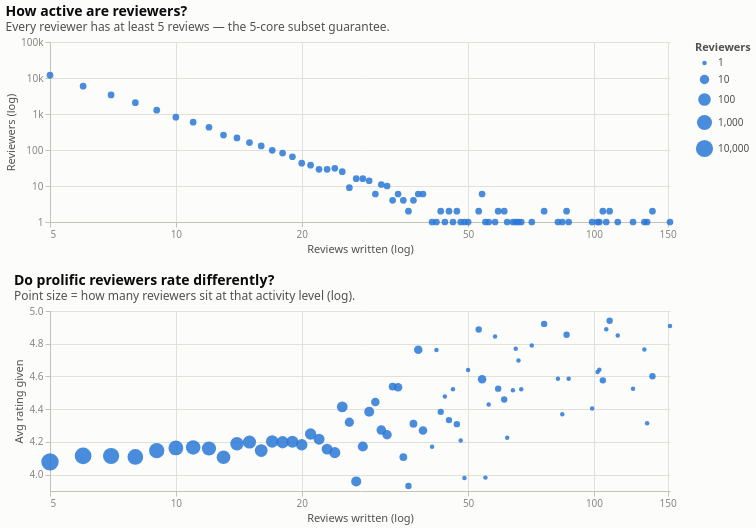

The notebook cell saved with this chart:
### Markdown cell above
## 7. reviewer_summary — two stacked charts

Two measures on very different scales (reviewer counts up to ~12k, average
ratings between 3.9 and 5.0). Never a dual-axis chart — instead two charts
sharing the x-axis via `vconcat` + `resolve_scale`. The activity chart needs a
log y because the distribution is so heavy-tailed.

### Code cell
x_reviews = alt.X(
    "review_count:Q",
    # nice=False stops the log scale rounding its floor down to 1;
    # the data starts at the 5-core minimum of 5
    scale=alt.Scale(type="log", nice=False),
    title="Reviews written (log)",
    # explicit tick values: a log axis otherwise grids every minor step, and
    # powers of 10 alone would leave just 1/10/100 across this 1-149 range
    axis=alt.Axis(values=[5, 10, 20, 50, 100, 150]),
)

activity = alt.Chart(results["reviewer_summary"]).mark_circle(
    size=45, color=ACCENT, opacity=0.85
).encode(
    x=x_reviews,
    y=alt.Y(
        "reviewer_count:Q",
        scale=alt.Scale(type="log"),
        title="Reviewers (log)",
        # a log axis grids every minor tick by default (ruled-paper effect);
        # tickCount thins it, "~s" abbreviates 10000 -> 10k
        axis=alt.Axis(tickCount=4, format="~s"),
    ),
    tooltip=[
        alt.Tooltip("review_count:Q", title="Reviews written"),
        alt.Tooltip("reviewer_count:Q", title="Reviewers", format=","),
    ],
).properties(
    width=620,
    height=180,
    title=alt.Title(
        "How active are reviewers?",
        subtitle="Every reviewer has at least 5 reviews — the 5-core subset guarantee.",
    ),
)

leniency = alt.Chart(results["reviewer_summary"]).mark_circle(
    color=ACCENT, opacity=0.85
).encode(
    x=x_reviews,
    y=alt.Y(
        "avg_reviewer_rating:Q",
        scale=alt.Scale(zero=False),
        title="Avg rating given",
    ),
    # size shows how many reviewers each point summarizes, so the eye can
    # discount the noisy singleton points on the right
    size=alt.Size(
        "reviewer_count:Q",
        scale=alt.Scale(type="log", range=[20, 300]),
        title="Reviewers",
    ),
    tooltip=[
        alt.Tooltip("review_count:Q", title="Reviews written"),
        alt.Tooltip("avg_reviewer_rating:Q", title="Avg rating", format=".2f"),
        alt.Tooltip("reviewer_count:Q", title="Reviewers", format=","),
    ],
).properties(
    width=620,
    height=180,
    title=alt.Title(
        "Do prolific reviewers rate differently?",
        subtitle="Point size = how many reviewers sit at that activity level (log).",
    ),
)

alt.vconcat(activity, leniency).resolve_scale(x="shared")

### Figure 1 — Vega-Lite specification as saved in the notebook (floating-point values rounded to 4 significant figures)
{"config": {"background": "#fcfcfb", "font": "system-ui, -apple-system, \"Segoe UI\", sans-serif", "view": {"stroke": null}, "axis": {"labelColor": "#898781", "titleColor": "#52514e", "gridColor": "#e1e0d9", "domainColor": "#c3c2b7", "tickColor": "#c3c2b7", "titleFontWeight": "normal"}, "legend": {"labelColor": "#52514e", "titleColor": "#52514e"}, "title": {"color": "#0b0b0b", "fontSize": 14, "fontWeight": "bold", "anchor": "start", "subtitleColor": "#52514e", "subtitleFontSize": 12}}, "vconcat": [{"mark": {"type": "circle", "color": "#2a78d6", "opacity": 0.85, "size": 45}, "encoding": {"tooltip": [{"field": "review_count", "title": "Reviews written", "type": "quantitative"}, {"field": "reviewer_count", "format": ",", "title": "Reviewers", "type": "quantitative"}], "x": {"axis": {"values": [5, 10, 20, 50, 100, 150]}, "field": "review_count", "scale": {"nice": false, "type": "log"}, "title": "Reviews written (log)", "type": "quantitative"}, "y": {"axis": {"format": "~s", "tickCount": 4}, "field": "reviewer_count", "scale": {"type": "log"}, "title": "Reviewers (log)", "type": "quantitative"}}, "height": 180, "title": {"text": "How active are reviewers?", "subtitle": "Every reviewer has at least 5 reviews — the 5-core subset guarantee."}, "width": 620}, {"mark": {"type": "circle", "color": "#2a78d6", "opacity": 0.85}, "encoding": {"size": {"field": "reviewer_count", "scale": {"range": [20, 300], "type": "log"}, "title": "Reviewers", "type": "quantitative"}, "tooltip": [{"field": "review_count", "title": "Reviews written", "type": "quantitative"}, {"field": "avg_reviewer_rating", "format": ".2f", "title": "Avg rating", "type": "quantitative"}, {"field": "reviewer_count", "format": ",", "title": "Reviewers", "type": "quantitative"}], "x": {"axis": {"values": [5, 10, 20, 50, 100, 150]}, "field": "review_count", "scale": {"nice": false, "type": "log"}, "title": "Reviews written (log)", "type": "quantitative"}, "y": {"field": "avg_reviewer_rating", "scale": {"zero": false}, "title": "Avg rating given", "type": "quantitative"}}, "height": 180, "title": {"text": "Do prolific reviewers rate differently?", "subtitle": "Point size = how many reviewers sit at that activity level (log)."}, "width": 620}], "data": {"name": "data-125b6ac36ae9498cfebec4a46a0b6a57"}, "resolve": {"scale": {"x": "shared"}}, "$schema": "https://vega.github.io/schema/vega-lite/v6.4.1.json", "datasets": {"data-125b6ac36ae9498cfebec4a46a0b6a57": [{"review_count": 152, "avg_reviewer_rating": 4.908, "reviewer_count": 1}, {"review_count": 138, "avg_reviewer_rating": 4.601, "reviewer_count": 2}, {"review_count": 134, "avg_reviewer_rating": 4.313, "reviewer_count": 1}, {"review_count": 132, "avg_reviewer_rating": 4.765, "reviewer_count": 1}, {"review_count": 124, "avg_reviewer_rating": 4.524, "reviewer_count": 1}, {"review_count": 114, "avg_reviewer_rating": 4.851, "reviewer_count": 1}, {"review_count": 109, "avg_reviewer_rating": 4.94, "reviewer_count": 2}, {"review_count": 107, "avg_reviewer_rating": 4.888, "reviewer_count": 1}, {"review_count": 105, "avg_reviewer_rating": 4.576, "reviewer_count": 2}, {"review_count": 103, "avg_reviewer_rating": 4.641, "reviewer_count": 1}, {"review_count": 102, "avg_reviewer_rating": 4.627, "reviewer_count": 1}, {"review_count": 99, "avg_reviewer_rating": 4.404, "reviewer_count": 1}, {"review_count": 87, "avg_reviewer_rating": 4.586, "reviewer_count": 1}, {"review_count": 86, "avg_reviewer_rating": 4.855, "reviewer_count": 2}, {"review_count": 84, "avg_reviewer_rating": 4.369, "reviewer_count": 1}, {"review_count": 82, "avg_reviewer_rating": 4.585, "reviewer_count": 1}, {"review_count": 76, "avg_reviewer_rating": 4.921, "reviewer_count": 2}, {"review_count": 71, "avg_reviewer_rating": 4.789, "reviewer_count": 1}, {"review_count": 67, "avg_reviewer_rating": 4.522, "reviewer_count": 1}, {"review_count": 66, "avg_reviewer_rating": 4.697, "reviewer_count": 1}, {"review_count": 65, "avg_reviewer_rating": 4.769, "reviewer_count": 1}, {"review_count": 64, "avg_reviewer_rating": 4.516, "reviewer_count": 1}, {"review_count": 62, "avg_reviewer_rating": 4.226, "reviewer_count": 1}, {"review_count": 61, "avg_reviewer_rating": 4.459, "reviewer_count": 2}, {"review_count": 59, "avg_reviewer_rating": 4.525, "reviewer_count": 2}, {"review_count": 58, "avg_reviewer_rating": 4.845, "reviewer_count": 1}, {"review_count": 56, "avg_reviewer_rating": 4.429, "reviewer_count": 1}, {"review_count": 55, "avg_reviewer_rating": 3.982, "reviewer_count": 1}, {"review_count": 54, "avg_reviewer_rating": 4.583, "reviewer_count": 6}, {"review_count": 53, "avg_reviewer_rating": 4.887, "reviewer_count": 2}, {"review_count": 50, "avg_reviewer_rating": 4.64, "reviewer_count": 1}, {"review_count": 49, "avg_reviewer_rating": 3.98, "reviewer_count": 1}, {"review_count": 48, "avg_reviewer_rating": 4.208, "reviewer_count": 1}, {"review_count": 47, "avg_reviewer_rating": 4.309, "reviewer_count": 2}, {"review_count": 46, "avg_reviewer_rating": 4.522, "reviewer_count": 1}, {"review_count": 45, "avg_reviewer_rating": 4.333, "reviewer_count": 2}, {"review_count": 44, "avg_reviewer_rating": 4.477, "reviewer_count": 1}, {"review_count": 43, "avg_reviewer_rating": 4.384, "reviewer_count": 2}, {"review_count": 42, "avg_reviewer_rating": 4.762, "reviewer_count": 1}, {"review_count": 41, "avg_reviewer_rating": 4.171, "reviewer_count": 1}, {"review_count": 39, "avg_reviewer_rating": 4.269, "reviewer_count": 6}, {"review_count": 38, "avg_reviewer_rating": 4.763, "reviewer_count": 6}, {"review_count": 37, "avg_reviewer_rating": 4.311, "reviewer_count": 4}, {"review_count": 36, "avg_reviewer_rating": 3.931, "reviewer_count": 2}, {"review_count": 35, "avg_reviewer_rating": 4.107, "reviewer_count": 4}, {"review_count": 34, "avg_reviewer_rating": 4.534, "reviewer_count": 6}, {"review_count": 33, "avg_reviewer_rating": 4.538, "reviewer_count": 4}, {"review_count": 32, "avg_reviewer_rating": 4.244, "reviewer_count": 10}, {"review_count": 31, "avg_reviewer_rating": 4.273, "reviewer_count": 11}, {"review_count": 30, "avg_reviewer_rating": 4.444, "reviewer_count": 6}, {"review_count": 29, "avg_reviewer_rating": 4.384, "reviewer_count": 14}, {"review_count": 28, "avg_reviewer_rating": 4.172, "reviewer_count": 16}, {"review_count": 27, "avg_reviewer_rating": 3.958, "reviewer_count": 16}, {"review_count": 26, "avg_reviewer_rating": 4.321, "reviewer_count": 9}, {"review_count": 25, "avg_reviewer_rating": 4.414, "reviewer_count": 25}, {"review_count": 24, "avg_reviewer_rating": 4.134, "reviewer_count": 31}, {"review_count": 23, "avg_reviewer_rating": 4.156, "reviewer_count": 29}, {"review_count": 22, "avg_reviewer_rating": 4.216, "reviewer_count": 29}, {"review_count": 21, "avg_reviewer_rating": 4.248, "reviewer_count": 38}, {"review_count": 20, "avg_reviewer_rating": 4.183, "reviewer_count": 43}, {"review_count": 19, "avg_reviewer_rating": 4.201, "reviewer_count": 65}, {"review_count": 18, "avg_reviewer_rating": 4.198, "reviewer_count": 82}, {"review_count": 17, "avg_reviewer_rating": 4.203, "reviewer_count": 98}, {"review_count": 16, "avg_reviewer_rating": 4.147, "reviewer_count": 130}, {"review_count": 15, "avg_reviewer_rating": 4.199, "reviewer_count": 161}, {"review_count": 14, "avg_reviewer_rating": 4.189, "reviewer_count": 216}, {"review_count": 13, "avg_reviewer_rating": 4.107, "reviewer_count": 260}, {"review_count": 12, "avg_reviewer_rating": 4.16, "reviewer_count": 429}, {"review_count": 11, "avg_reviewer_rating": 4.166, "reviewer_count": 592}, {"review_count": 10, "avg_reviewer_rating": 4.163, "reviewer_count": 818}, {"review_count": 9, "avg_reviewer_rating": 4.146, "reviewer_count": 1275}, {"review_count": 8, "avg_reviewer_rating": 4.108, "reviewer_count": 2057}, {"review_count": 7, "avg_reviewer_rating": 4.114, "reviewer_count": 3389}, {"review_count": 6, "avg_reviewer_rating": 4.114, "reviewer_count": 5936}, {"review_count": 5, "avg_reviewer_rating": 4.078, "reviewer_count": 12006}]}}
